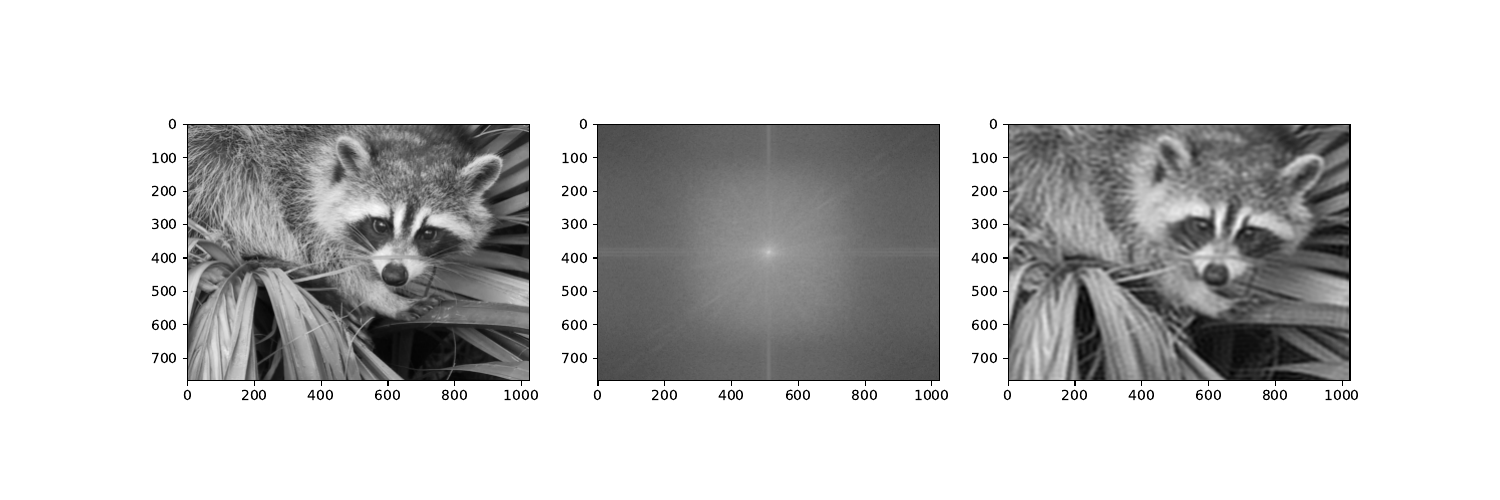

Python code for this plot:
import numpy as np
import matplotlib.pyplot as plt
from scipy import misc

X = misc.face(gray=True)
rows, cols = X.shape

Y = np.fft.fft2(X)
Y_shifted = np.fft.fftshift(Y)

crow, ccol = rows // 2, cols // 2
radius = 50

Y_grid, X_grid = np.meshgrid(np.arange(rows), np.arange(cols), indexing='ij')
distance = np.sqrt((Y_grid - crow)**2 + (X_grid - ccol)**2)

mask = np.zeros((rows, cols))
mask[distance <= radius] = 1

Y_compressed = Y_shifted * mask

Y_compressed_shifted_back = np.fft.ifftshift(Y_compressed)
X_compressed = np.fft.ifft2(Y_compressed_shifted_back)
X_compressed = np.real(X_compressed)

fig, axs = plt.subplots(1, 3, figsize=(15, 5))

axs[0].imshow(X, cmap='gray')
axs[1].imshow(np.log(1 + np.abs(Y_shifted)), cmap='gray')
axs[2].imshow(X_compressed, cmap='gray')

plt.savefig("ex2.pdf")
plt.show()
